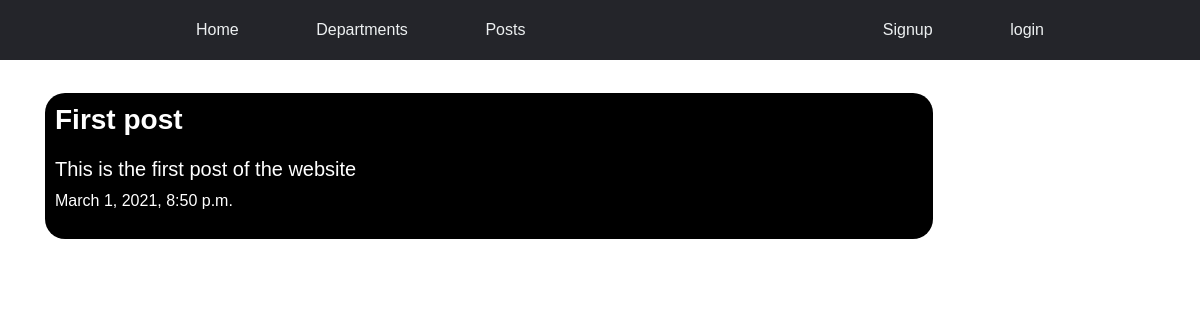
/post/list/, run on the app's committed database.
### posts/models.py (models this page shows, shortened)
class Post(models.Model):
    title = models.CharField(max_length=100)
    message = models.TextField()
    user = models.ForeignKey(User, related_name='posts', on_delete=models.CASCADE)
    created_at = models.DateTimeField(auto_now=True)
    department = models.ForeignKey(Department, related_name='posts', null=True, blank=True,on_delete=models.CASCADE)
    class Meta:
        ordering = ["-created_at"]

### posts/views.py (the view)
# urls.py: path('list/', views.PostList.as_view(), name='list'),
class PostList(ListView):
    model = Post

### posts/templates/posts/post_list.html (shortened to what this page needs)
{% extends 'base.html' %}
{% block content %}
<div class='' >
    {% if post_list %}
        {% for post in post_list %}
            <div class='post-list'>
                <h1><a href="{% url 'posts:details' pk=post.pk %}">{{ post.title }}</a></h1>
                <h5>{{ post.message }}</h5>
                <div class='date'>
                    <p>{{ post.created_at }}</p>
                </div>
            </div>
        {% endfor %}
    {% else %}
        <h3>No posts till now</h3>
    {% endif %}
</div>
{% endblock %}

### static/main.css (style rules this page uses)
body { margin: 0%; padding: 0%; font-family: sans-serif; }

### static/list.css (style rules this page uses)
.post-list { padding: 10px; margin-top: 3%; width: 80%; height: fit-content; background: black; color: white; top: 50%; left: 50%; box-sizing: border-box; border-radius: 20px; }
.post-list h1 { margin: 0; padding: 0 0 20px; font-size: 28px; }
.post-list a { font-weight: bold; text-decoration: none; color: white; }

### data on the page
Post: title "First post", message "This is the first post of the website", created_at "March 1, 2021, 8:50 p.m."
